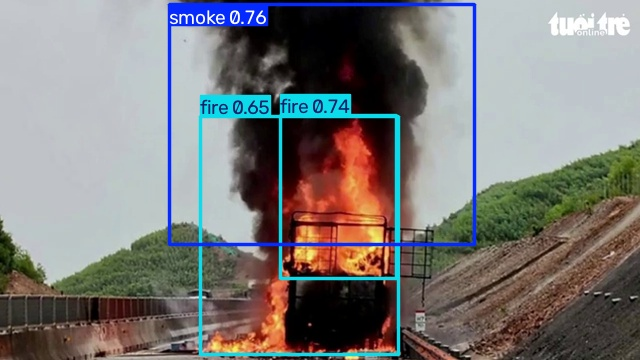
#> input picture alerts/alert_20260708_020442.jpg, 640 x 360 px, given in place of VN_POS_03.mp4, which was not available
$ python demo_b1_video.py
#> lines starting #> are read from the running program, lines starting #| are printed output that depends on the picture; after the words box and inside, x2 and y2 are one past the last pixel; in counts of white or black regions, pixels touching at a corner belong together; pictures that were not available may be replaced by others from this repository, and a replacement may not be noted
### baselines/baseline_b1.py
"""Baseline 1 (B1): Bộ phát hiện cháy/khói dựa trên Luật màu (HSV/YCbCr) kết hợp Trừ nền (MOG2).

Theo Đề cương NCKH (Mục tiêu MT2):
- Cơ chế: Kết hợp luật màu không gian màu HSV & YCbCr (đặc trưng sắc độ của ngọn lửa và khói xám)
  với thuật toán trừ nền thích nghi GMM (Gaussian Mixture Model / MOG2) để tách chuyển động.
- Mục đích: Làm mốc tham chiếu truyền thống (Traditional Baseline) để so sánh khoa học
  với các mô hình Deep Learning (YOLOv8, YOLO11, RT-DETR).

Tài liệu tham khảo lý thuyết:
1. T. H. Chen, P. H. Wu, and Y. C. Chiou, "An early fire-detection method based on image processing," ICIP 2004.
2. T. Celik and H. Demirel, "Fire detection in video sequences using a novel color model," IVC 2007.
"""
import cv2
import numpy as np
from typing import List, Dict, Tuple, Optional


class RuleBasedFireSmokeDetector:
    """Bộ phát hiện đám cháy và khói truyền thống bằng Luật màu & Trừ nền (Baseline B1)."""

    def __init__(
        self,
        use_motion: bool = True,
        min_area: int = 120,
        history: int = 500,
        var_threshold: float = 25.0,
        imgsz: Optional[int] = None,
    ):
        """
        Khởi tạo detector B1.
        :param use_motion: Bật trừ nền MOG2 (áp dụng cho video/RTSP stream).
        :param min_area: Diện tích tối thiểu của contour (pixel) để loại bỏ nhiễu hạt.
        :param history: Số khung hình dùng để ước lượng nền trong MOG2.
        :param var_threshold: Ngưỡng phương sai Mahalanobis trong MOG2.
        :param imgsz: Kích thước cạnh dài để resize tăng tốc (ví dụ 640). Mặc định None (giữ nguyên).
        """
        self.use_motion = use_motion
        self.min_area = min_area
        self.imgsz = imgsz

        # Khởi tạo thuật toán trừ nền Gaussian Mixture Model (MOG2)
        if self.use_motion:
            self.bg_subtractor = cv2.createBackgroundSubtractorMOG2(
                history=history,
                varThreshold=var_threshold,
                detectShadows=False,
            )
        else:
            self.bg_subtractor = None

        # Kernel cho các phép toán hình thái học (Morphological Operations)
        self.kernel_open = cv2.getStructuringElement(cv2.MORPH_RECT, (3, 3))
        self.kernel_close = cv2.getStructuringElement(cv2.MORPH_RECT, (7, 7))

    # [6 lines left out: function reset_background, not called in this run]

    def extract_fire_color_mask(self, bgr_frame: np.ndarray) -> np.ndarray:
        """
        Trích xuất mặt nạ màu Lửa dựa trên kết hợp 3 không gian màu: RGB, YCbCr và HSV.
        """
        b, g, r = cv2.split(bgr_frame)
        h, w = bgr_frame.shape[:2]

        # 1. Luật màu không gian RGB (Celik et al.): R > G > B và R > R_mean
        r_mean = np.mean(r)
        rgb_fire = (r > g) & (g > b) & (r > r_mean) & (r > 120)

        # 2. Luật màu không gian YCbCr (Chen et al.):
        # Y (độ sáng), Cb (độ lệch xanh lam), Cr (độ lệch đỏ)
        # Ngọn lửa: Y > Cb, Cr > Cb, và khoảng cách |Cr - Cb| đủ lớn
        ycbcr = cv2.cvtColor(bgr_frame, cv2.COLOR_BGR2YCrCb)
        y, cr, cb = cv2.split(ycbcr)
        ycbcr_fire = (y > cb) & (cr > cb) & (cr >= 135) & (cb <= 125)

        # 3. Luật màu không gian HSV:
        # Hue của lửa nằm trong dải Đỏ - Cam - Vàng ([0, 35] hoặc [170, 180])
        # Saturation và Value cao (màu bão hòa và sáng rực)
        hsv = cv2.cvtColor(bgr_frame, cv2.COLOR_BGR2HSV)
        hue, sat, val = cv2.split(hsv)
        hsv_fire = ((hue <= 35) | (hue >= 170)) & (sat >= 70) & (val >= 110)

        # Kết hợp các luật màu (AND logic)
        fire_mask = (rgb_fire & ycbcr_fire & hsv_fire).astype(np.uint8) * 255

        # Lọc hình thái học để nối liền các mảnh lửa và khử nhiễu
        fire_mask = cv2.morphologyEx(fire_mask, cv2.MORPH_OPEN, self.kernel_open)
        fire_mask = cv2.morphologyEx(fire_mask, cv2.MORPH_CLOSE, self.kernel_close)
        return fire_mask

    def extract_smoke_color_mask(self, bgr_frame: np.ndarray) -> np.ndarray:
        """
        Trích xuất mặt nạ màu Khói dựa trên tính chất xám phân tán (Gray Dispersion).
        Khói có độ bão hòa màu rất thấp (R ~ G ~ B) và độ sáng từ tối đến vừa.
        """
        b, g, r = cv2.split(bgr_frame.astype(np.int16))

        # 1. Độ lệch chuẩn giữa các kênh màu nhỏ (|R-G| < 20, |G-B| < 20, |R-B| < 20)
        diff_rg = np.abs(r - g)
        diff_gb = np.abs(g - b)
        diff_rb = np.abs(r - b)
        color_neutral = (diff_rg <= 22) & (diff_gb <= 22) & (diff_rb <= 22)

        # 2. Không gian HSV: Saturation thấp (nhạt màu) và Value trong dải khói [60, 225]
        hsv = cv2.cvtColor(bgr_frame, cv2.COLOR_BGR2HSV)
        _, sat, val = cv2.split(hsv)
        hsv_smoke = (sat <= 45) & (val >= 65) & (val <= 230)

        smoke_mask = (color_neutral & hsv_smoke).astype(np.uint8) * 255

        # Lọc hình thái học
        smoke_mask = cv2.morphologyEx(smoke_mask, cv2.MORPH_OPEN, self.kernel_open)
        smoke_mask = cv2.morphologyEx(smoke_mask, cv2.MORPH_CLOSE, self.kernel_close)
        return smoke_mask

    def detect(self, frame: np.ndarray) -> List[Dict]:
        """
        Thực hiện phát hiện đám cháy và khói trên khung hình.
        :param frame: Ảnh đầu vào BGR.
        :return: Danh sách các phát hiện:
                 [{"box": [x1, y1, x2, y2], "class_id": int, "class_name": str, "conf": float}]
                 (class_id: 0: smoke, 1: fire)
        """
        detections = []
        orig_h, orig_w = frame.shape[:2]

        # Tùy chọn resize để đạt tốc độ thời gian thực trên CPU
        if self.imgsz and max(orig_h, orig_w) > self.imgsz:
            scale = self.imgsz / max(orig_h, orig_w)
            target_w = int(orig_w * scale)
            target_h = int(orig_h * scale)
            proc_frame = cv2.resize(frame, (target_w, target_h), interpolation=cv2.INTER_LINEAR)
            sx = orig_w / target_w
            sy = orig_h / target_h
        else:
            proc_frame = frame
            sx = 1.0
            sy = 1.0

        h, w = proc_frame.shape[:2]

        # 1. Trừ nền chuyển động (nếu bật chế độ video/stream)
        if self.use_motion and self.bg_subtractor is not None:
            fg_mask = self.bg_subtractor.apply(proc_frame)
            # Loại bỏ bóng mờ (giá trị 127 trong MOG2)
            _, fg_mask = cv2.threshold(fg_mask, 200, 255, cv2.THRESH_BINARY)
            fg_mask = cv2.morphologyEx(fg_mask, cv2.MORPH_OPEN, self.kernel_open)
        else:
            fg_mask = np.full((h, w), 255, dtype=np.uint8)

        # 2. Trích xuất mặt nạ màu Lửa & Khói
        fire_color = self.extract_fire_color_mask(proc_frame)
        smoke_color = self.extract_smoke_color_mask(proc_frame)

        # 3. Kết hợp với mặt nạ chuyển động: Cháy/Khói thực tế phải đang chuyển động/biến động
        # (Nếu use_motion=True thì loại trừ các vật thể đỏ tĩnh như biển quảng cáo)
        if self.use_motion:
            # Ngọn lửa chuyển động rõ rệt
            final_fire_mask = cv2.bitwise_and(fire_color, fg_mask)
            # Khói có thể khuếch tán chậm, giãn nở mặt nạ chuyển động
            fg_dilated = cv2.dilate(fg_mask, self.kernel_close, iterations=1)
            final_smoke_mask = cv2.bitwise_and(smoke_color, fg_dilated)
        else:
            final_fire_mask = fire_color
            final_smoke_mask = smoke_color

        # 4. Trích xuất Bounding Box cho LỬA (Class 1)
        fire_contours, _ = cv2.findContours(final_fire_mask, cv2.RETR_EXTERNAL, cv2.CHAIN_APPROX_SIMPLE)
        for cnt in fire_contours:
            area = cv2.contourArea(cnt)
            if area >= self.min_area:
                x, y, bw, bh = cv2.boundingRect(cnt)
                # Tính độ tự tin heuristic: tỷ lệ pixel lửa thực sự trong hộp bao
                roi_mask = final_fire_mask[y:y+bh, x:x+bw]
                density = cv2.countNonZero(roi_mask) / (bw * bh)
                conf = min(0.95, round(0.40 + 0.55 * density, 2))

                # Scale tọa độ về ảnh gốc
                rx1, ry1 = int(x * sx), int(y * sy)
                rx2, ry2 = int((x + bw) * sx), int((y + bh) * sy)

                detections.append({
                    "box": [rx1, ry1, rx2, ry2],
                    "class_id": 1,
                    "class_name": "fire",
                    "conf": conf,
                    "area": area * sx * sy,
                })

        # 5. Trích xuất Bounding Box cho KHÓI (Class 0)
        smoke_contours, _ = cv2.findContours(final_smoke_mask, cv2.RETR_EXTERNAL, cv2.CHAIN_APPROX_SIMPLE)
        for cnt in smoke_contours:
            area = cv2.contourArea(cnt)
            # Khói thường có diện tích bốc lên lớn hơn lửa
            if area >= self.min_area * 1.5:
                x, y, bw, bh = cv2.boundingRect(cnt)
                roi_mask = final_smoke_mask[y:y+bh, x:x+bw]
                density = cv2.countNonZero(roi_mask) / (bw * bh)
                conf = min(0.90, round(0.35 + 0.50 * density, 2))

                # Scale tọa độ về ảnh gốc
                rx1, ry1 = int(x * sx), int(y * sy)
                rx2, ry2 = int((x + bw) * sx), int((y + bh) * sy)

                detections.append({
                    "box": [rx1, ry1, rx2, ry2],
                    "class_id": 0,
                    "class_name": "smoke",
                    "conf": conf,
                    "area": area * sx * sy,
                })

        return detections

    def draw_detections(self, frame: np.ndarray, detections: List[Dict]) -> np.ndarray:
        """Vẽ bounding box và nhãn của Baseline B1 lên khung hình."""
        display = frame.copy()
        for det in detections:
            x1, y1, x2, y2 = det["box"]
            cls_id = det["class_id"]
            conf = det["conf"]

            color = (0, 69, 255) if cls_id == 1 else (255, 191, 0) # Fire: Đỏ cam, Smoke: Xanh lam
            label = f"B1-{det['class_name'].upper()}: {conf:.2f}"

            cv2.rectangle(display, (x1, y1), (x2, y2), color, 2)
            cv2.putText(display, label, (x1, max(18, y1 - 6)),
                        cv2.FONT_HERSHEY_SIMPLEX, 0.55, color, 2, cv2.LINE_AA)
        return display

### baselines/demo_b1_video.py
"""Chạy thử nghiệm Baseline B1 (Luật màu + Trừ nền MOG2) trên video thực tế.

Hiển thị hoặc lưu video gồm:
- Khung hình gốc có vẽ Bounding Box phát hiện đám cháy / khói.
- Cửa sổ mặt nạ chuyển động MOG2.
- Cửa sổ mặt nạ màu sắc (HSV/YCbCr).
- Thống kê FPS thời gian thực.
"""
import sys
import time
import argparse
from pathlib import Path
import cv2

if sys.platform == "win32":
    sys.stdout.reconfigure(encoding="utf-8")

ROOT_DIR = Path(__file__).resolve().parent.parent
if str(ROOT_DIR) not in sys.path:
    sys.path.insert(0, str(ROOT_DIR))

from baselines.baseline_b1 import RuleBasedFireSmokeDetector


def run_video(video_path: str, output_path: str = None, display: bool = True, max_frames: int = 500, imgsz: int = 640):
#> called with video_path = 'videovietnam/VN_POS_03.mp4', display = True, max_frames = 300, imgsz = 640
    cap = cv2.VideoCapture(video_path)
    if not cap.isOpened():
        print(f"❌ Không thể mở video: {video_path}")
        return

    fps = cap.get(cv2.CAP_PROP_FPS) or 25.0
    w = int(cap.get(cv2.CAP_PROP_FRAME_WIDTH))
    h = int(cap.get(cv2.CAP_PROP_FRAME_HEIGHT))
    total_frames = int(cap.get(cv2.CAP_PROP_FRAME_COUNT) or 0)

    print("\n" + "=" * 70)
    print("🎥 CHẠY THỬ NGHIỆM BASELINE B1 TRÊN VIDEO")
    print("=" * 70)
    print(f"• File video: {video_path}")
    print(f"• Độ phân giải: {w}x{h} | FPS: {fps:.1f} | Tổng khung hình: {total_frames}")
    if imgsz:
        print(f"• Kích thước xử lý (imgsz): {imgsz}px")

    detector = RuleBasedFireSmokeDetector(use_motion=True, min_area=150, imgsz=imgsz)

    writer = None
    if output_path:
        out_p = Path(output_path)
        out_p.parent.mkdir(parents=True, exist_ok=True)
        fourcc = cv2.VideoWriter_fourcc(*"mp4v")
        writer = cv2.VideoWriter(str(out_p), fourcc, fps, (w, h))
        print(f"• Xuất video kết quả tại: {out_p.resolve()}")

    frame_count = 0
    total_detect_time = 0.0
    detected_fire_frames = 0
    detected_smoke_frames = 0

    win_name = "Baseline B1 - Fire & Smoke Detection (MOG2 + Color Rules)"
    if display:
        cv2.namedWindow(win_name, cv2.WINDOW_NORMAL)
        cv2.resizeWindow(win_name, 960, 540)

    while cap.isOpened():
        ret, frame = cap.read()
#> frame is the input picture: shape (360, 640, 3); mean B, G, R 121.3, 122.7, 124.6
        if not ret or (max_frames and frame_count >= max_frames):
            break

        frame_count += 1
        t0 = time.perf_counter()
        detections = detector.detect(frame)
#> in extract_fire_color_mask, `b, g, r = cv2.split(bgr_frame)`:
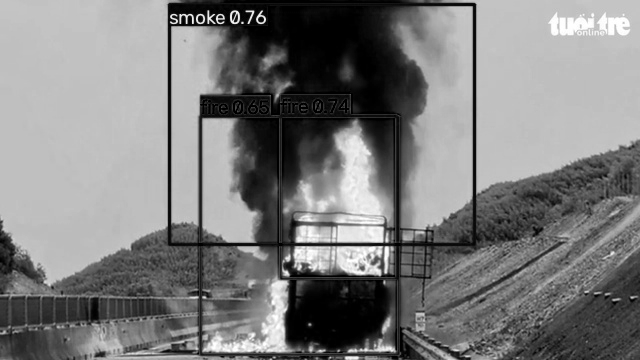
#> r: shape (360, 640); min 0, max 255, mean 124.6
#> in extract_fire_color_mask, `r_mean = np.mean(r)`: r_mean = 124.6
#> in extract_fire_color_mask, `rgb_fire = (r > g) & (g > b) & (r > r_mean) & (r > 120)`:
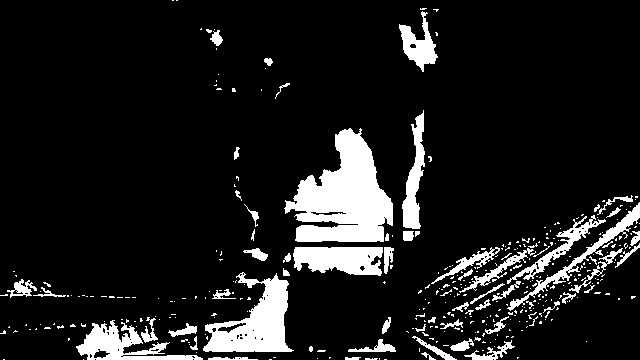
#> rgb_fire: shape (360, 640) bool; 11.4% white; 373 white regions (309 under 20 px), largest, box (x1, y1, x2, y2) and area: (284, 128, 393, 242) 7149, (203, 272, 294, 352) 3624, (293, 247, 383, 276) 2067
#> in extract_smoke_color_mask, `smoke_mask = cv2.morphologyEx(smoke_mask, cv2.MORPH_CLOSE, self.kernel..`:
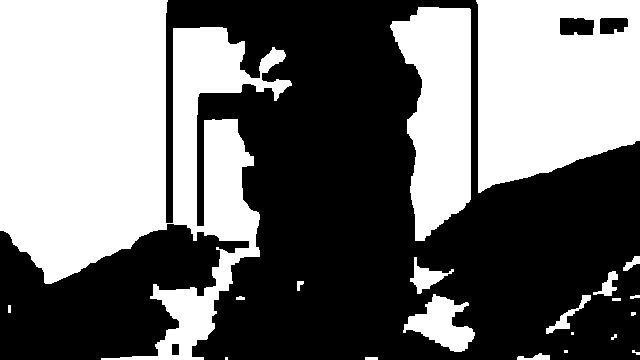
#> smoke_mask: shape (360, 640); 44.9% white; 21 white regions (4 under 20 px)
#> in detect, `fire_contours, _ = cv2.findContours(final_fire_mask, cv2.RETR_EXTERNAL..`: fire_contours = 20 contours, 11 with area under 20; largest, box (x1, y1, x2, y2) and area: (286, 135, 389, 275) 7691, (205, 271, 289, 352) 2220, (92, 326, 123, 355) 406, (375, 346, 395, 352) 74, (438, 350, 454, 360) 43
#> the loop in detect, `for cnt in fire_contours:` made 20 passes
#> (area, x, y, bw, bh, density, conf, rx1) on passes 8, 12, 20: (406.5, 92, 326, 31, 29, 0.508, 0.68, 92), (2220, 205, 271, 84, 81, 0.341, 0.59, 205), (7691, 286, 135, 103, 140, 0.495, 0.67, 286)
#> after the loop in detect, `for cnt in fire_contours:`:
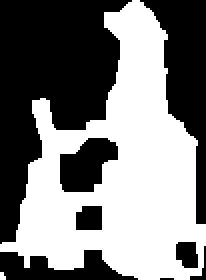
#> roi_mask: shape (140, 103) (shown 2 times larger); 49.5% white; 2 white regions (1 under 20 px)
#> after the loop in detect, `for cnt in fire_contours:`: detections = 3 items
#> in detect, `smoke_contours, _ = cv2.findContours(final_smoke_mask, cv2.RETR_EXTERN..`: smoke_contours = 21 contours, 10 with area under 20; largest, box (x1, y1, x2, y2) and area: (0, 0, 292, 360) 59298, (476, 0, 640, 193) 26696, (390, 7, 471, 241) 12680, (403, 294, 475, 352) 1998, (410, 257, 454, 294) 516
#> the loop in detect, `for cnt in smoke_contours:` made 21 passes
#> (area, x, y, bw, bh, density, conf, rx1) on passes 13, 14, 17, 19, 20, 21: (293.5, 546, 295, 45, 39, 0.211, 0.46, 546), (1998, 403, 294, 72, 58, 0.509, 0.6, 403), (516, 410, 257, 44, 37, 0.361, 0.53, 410), (12680, 390, 7, 81, 234, 0.684, 0.69, 390), (26695.5, 476, 0, 164, 193, 0.825, 0.76, 476), (59297.5, 0, 0, 292, 360, 0.576, 0.64, 0)
#> after the loop in detect, `for cnt in smoke_contours:`:
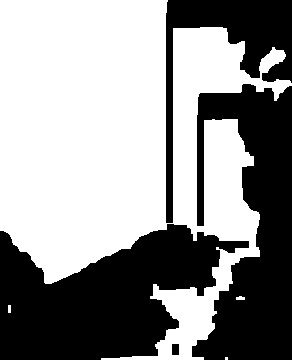
#> roi_mask: shape (360, 292); 57.6% white; 4 black regions, box (x1, y1, x2, y2) and area: (0, 224, 249, 360) 20218, (192, 84, 292, 360) 17075, (166, 0, 292, 223) 7187, (172, 344, 179, 355) 77
#> after the loop in detect, `for cnt in smoke_contours:`: detections = 9 items
#> detections = 9 items
        dt = (time.perf_counter() - t0) * 1000.0
        total_detect_time += dt

        has_fire = any(d["class_id"] == 1 for d in detections)
#> has_fire = True
        has_smoke = any(d["class_id"] == 0 for d in detections)
#> has_smoke = True
        if has_fire:
            detected_fire_frames += 1
        if has_smoke:
            detected_smoke_frames += 1

        annotated = detector.draw_detections(frame, detections)
#> the loop in draw_detections, `for det in detections:` made 9 passes
#> (x1, y1, x2, y2, cls_id, conf, color, label) on passes 1 to 7: (92, 326, 123, 355, 1, 0.68, (0, 69, 255), 'B1-FIRE: 0.68'), (205, 271, 289, 352, 1, 0.59, (0, 69, 255), 'B1-FIRE: 0.59'), (286, 135, 389, 275, 1, 0.67, (0, 69, 255), 'B1-FIRE: 0.67'), (546, 295, 591, 334, 0, 0.46, (255, 191, 0), 'B1-SMOKE: 0.46'), (403, 294, 475, 352, 0, 0.6, (255, 191, 0), 'B1-SMOKE: 0.60'), (410, 257, 454, 294, 0, 0.53, (255, 191, 0), 'B1-SMOKE: 0.53'), (390, 7, 471, 241, 0, 0.69, (255, 191, 0), 'B1-SMOKE: 0.69')
#> after the loop in draw_detections, `for det in detections:`:
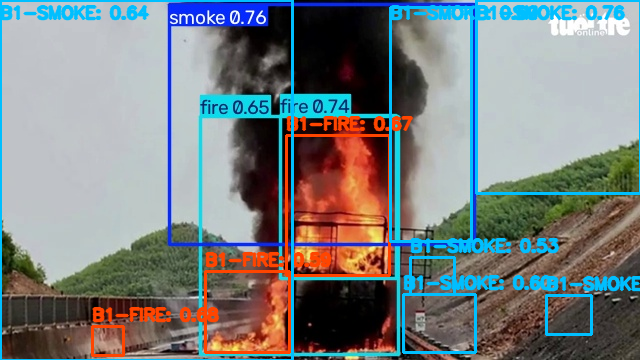
#> display: shape (360, 640, 3); 10.18% of pixels changed, all inside (x1, y1, x2, y2) = (0, 0, 640, 360)

        # Vẽ thanh thông tin FPS
        cur_fps = 1000.0 / dt if dt > 0 else 0
        info_text = f"Frame: {frame_count} | Latency: {dt:.1f}ms ({cur_fps:.1f} FPS) | Fire: {has_fire} | Smoke: {has_smoke}"
        cv2.rectangle(annotated, (0, 0), (w, 35), (20, 20, 20), -1)
        cv2.putText(annotated, info_text, (10, 24), cv2.FONT_HERSHEY_SIMPLEX, 0.6, (0, 255, 200), 2, cv2.LINE_AA)
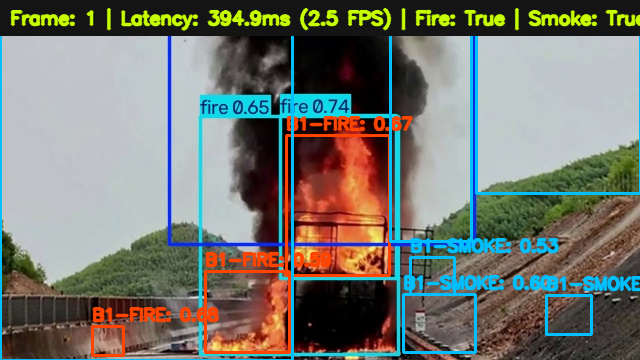
#> annotated: shape (360, 640, 3); mean B, G, R 111.8, 119.8, 117.4

        if writer is not None:
            writer.write(annotated)

        if display:
            cv2.imshow(win_name, annotated)
            key = cv2.waitKey(max(1, int(1000 / fps))) & 0xFF
#> (key q is pressed here)
            if key in [27, ord('q'), ord('Q')]:
                break

    cap.release()
    if writer is not None:
        writer.release()
    if display:
        cv2.destroyAllWindows()

    avg_latency = total_detect_time / frame_count if frame_count > 0 else 0
    avg_fps = 1000.0 / avg_latency if avg_latency > 0 else 0

    print("-" * 70)
    print(f"✅ Đã xử lý {frame_count} khung hình.")
    print(f"• Độ trễ trung bình: {avg_latency:.2f} ms")
    print(f"• Tốc độ trung bình: {avg_fps:.1f} FPS")
    print(f"• Khung hình phát hiện Lửa: {detected_fire_frames}/{frame_count} ({detected_fire_frames/frame_count*100:.1f}%)")
    print(f"• Khung hình phát hiện Khói: {detected_smoke_frames}/{frame_count} ({detected_smoke_frames/frame_count*100:.1f}%)")
    print("=" * 70 + "\n")


if __name__ == "__main__":
    parser = argparse.ArgumentParser(description="Chạy thử nghiệm Baseline B1 trên video")
    parser.add_argument("--video", default="videovietnam/VN_POS_03.mp4", help="Đường dẫn file video")
    parser.add_argument("--output", default=None, help="Đường dẫn lưu file video kết quả")
    parser.add_argument("--no-display", action="store_true", help="Không mở cửa sổ GUI")
    parser.add_argument("--max-frames", type=int, default=300, help="Số khung hình tối đa cần test")
    parser.add_argument("--imgsz", type=int, default=640, help="Kích thước cạnh dài resize tăng tốc (mặc định 640)")
    args = parser.parse_args()

    run_video(args.video, output_path=args.output, display=not args.no_display, max_frames=args.max_frames, imgsz=args.imgsz)
